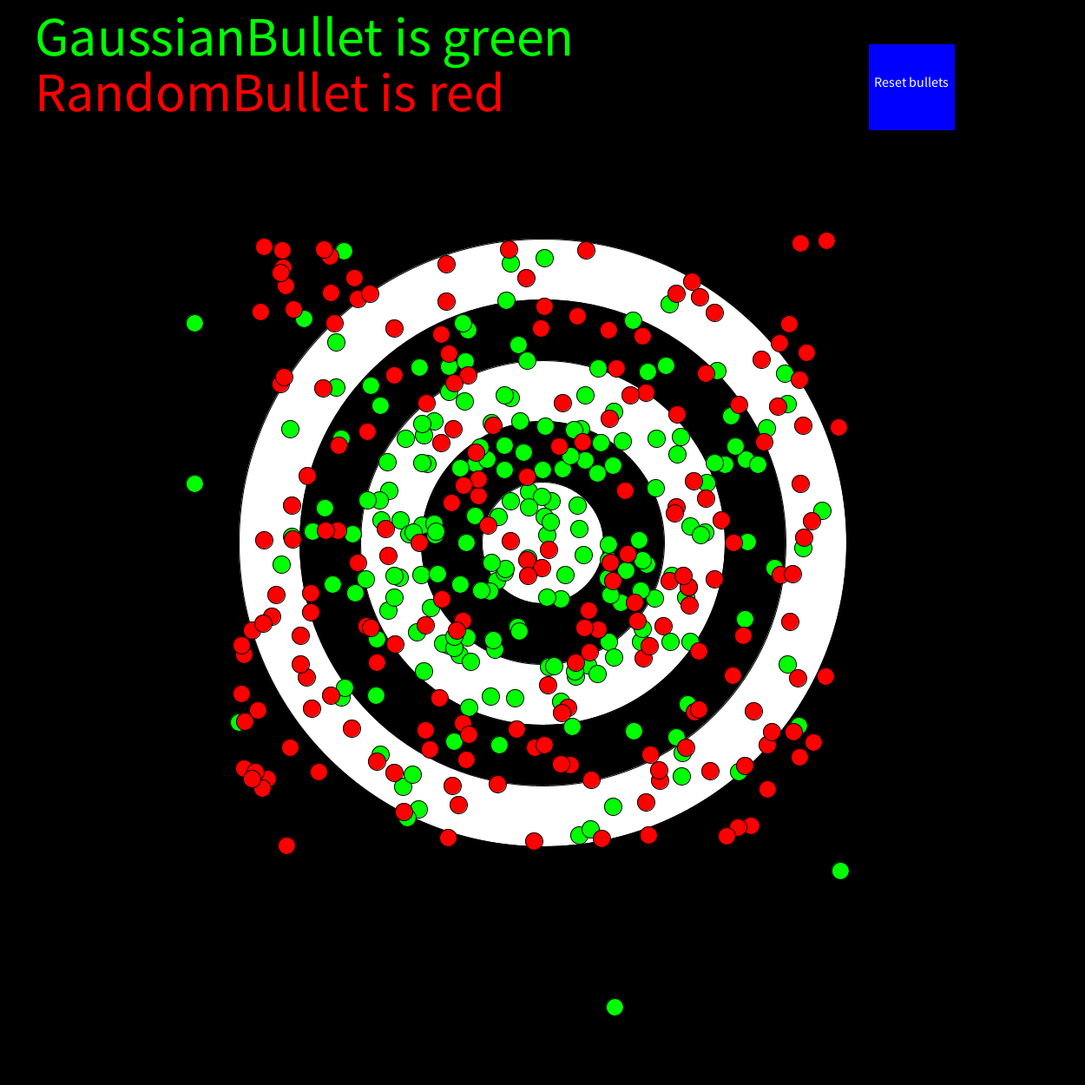
Frame 1 (no input)
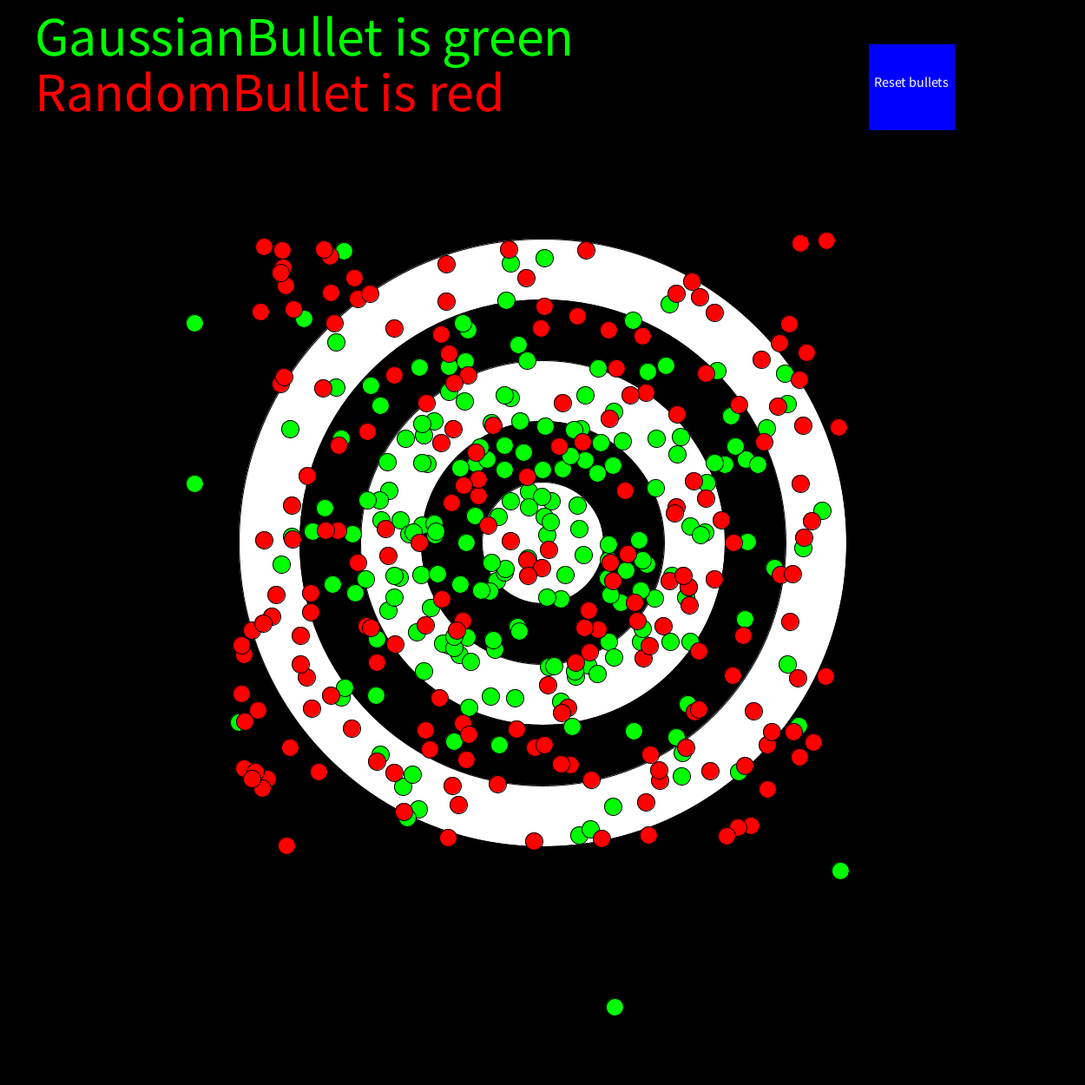
Frame 60 (the mouse pressed at the canvas centre just before this capture)
Frame 120 (the mouse held since frame 60 and released just before this capture): identical to frame 60, image omitted

The Processing sketch that drew these frames (run headless with seeded random() and noise(); from frame 60 on, the mouse is pressed at the canvas centre):

// Processing sketch: Gaussian_RNG
// ── Gaussian_RNG.pde
// Button code adopted from https://processing.org/examples/button.html

ArrayList<GaussianBullet> gaussianBullets = new ArrayList<GaussianBullet>();
ArrayList<RandomBullet> randomBullets = new ArrayList<RandomBullet>();
Target target;
Button button;
Text text;
Text text2;
int gaussianMultiplier = 150;
int numberOfBullets = 200;
int randomBulletSpread = 350;
int targetSize = 700;

void setup() {
  size(1250, 1250);
  for (int i = 0; i <numberOfBullets; i++) {
    gaussianBullets.add(new GaussianBullet(int(randomGaussian()*gaussianMultiplier), int(randomGaussian()*gaussianMultiplier)));
  }
  for (int i = 0; i <numberOfBullets; i++) {
    randomBullets.add(new RandomBullet(int(random(-randomBulletSpread, randomBulletSpread)), int(random(-randomBulletSpread, randomBulletSpread))));
  }
  target = new Target();
  button = new Button(1000, 50, 100, "Reset bullets");
  text = new Text("GaussianBullet is green", LEFT, 40, 64, 64, color(0, 255, 0));
  text2 = new Text("RandomBullet is red", LEFT, 40, 128, 64, color(255, 0, 0));
}

void draw() {
  background(0, 0, 0);
  button.update(mouseX, mouseY);
  textSize(64);
  textAlign(LEFT);
  text.update();
  text2.update();
  target.update();
  for (GaussianBullet bullet : gaussianBullets) {
    bullet.update();
  }
  for (RandomBullet bullet : randomBullets) {
    bullet.update();
  }
}

void mousePressed() {
  button.mousePress();
}

class GaussianBullet {
  IntList position;

  GaussianBullet(int x, int y) {
    position = new IntList();
    position.append(x);
    position.append(y);
  }

  void update() {
    display();
  }

  void display() {
    pushMatrix();
    translate(width/2, height/2);
    fill(0, 255, 0);
    circle(position.get(0), position.get(1), 20);
    popMatrix();
  }
}

class RandomBullet {
  IntList position;

  RandomBullet(int x, int y) {
    position = new IntList();
    position.append(x);
    position.append(y);
  }

  void update() {
    display();
  }

  void display() {
    pushMatrix();
    translate(width/2, height/2);
    fill(255, 0, 0);
    circle(position.get(0), position.get(1), 20);
    popMatrix();
  }
}

class Target {
  void update() {
    display();
  }

  void display() {
    pushMatrix();
    translate(width/2, height/2);
    fill(255, 255, 255);
    circle(0, 0, targetSize);
    fill(0, 0, 0);
    circle(0, 0, targetSize-(targetSize*1/5));
    fill(255, 255, 255);
    circle(0, 0, targetSize-(targetSize*2/5));
    fill(0, 0, 0);
    circle(0, 0, targetSize-(targetSize*3/5));
    fill(255, 255, 255);
    circle(0, 0, targetSize-(targetSize*4/5));
    popMatrix();
  }
}

class Text {
  String text;
  int align;
  int xText;
  int yText;
  int sizeText;
  color Color;

  Text(String t, int a, int x, int y, int s, color c ) {
    text = t;
    align = a;
    xText = x;
    yText = y;
    sizeText = s;
    Color = c;
  }
  void update() {
    display();
  }

  void display() {
    textSize(sizeText);
    textAlign(align);
    fill(Color);
    text(text, xText, yText);
  }
}

class Button {
  boolean rectOver = false;
  int rectX;
  int rectY;
  int rectSize;
  String text;
  Button(int x, int y, int size, String t) {
    rectX = x;
    rectY = y;
    rectSize = size;
    text = t;
  }

  void display() {
    fill(0, 0, 255);
    rect(rectX, rectY, rectSize, rectSize);
    fill(255, 255, 255);
    textSize(rectSize/6);
    textAlign(CENTER);
    text(text, rectX+rectSize/2, rectY+rectSize/2);
  }

  void update(int x, int y) {
    display();
    if ( overRect(rectX, rectY, rectSize, rectSize) ) {
      rectOver = true;
    } else {
      rectOver = false;
    }
  }

  void mousePress() {
    if (rectOver) {
      gaussianBullets.clear();
      randomBullets.clear();
      for (int i = 0; i <numberOfBullets; i++) {
        gaussianBullets.add(new GaussianBullet(int(randomGaussian()*gaussianMultiplier), int(randomGaussian()*gaussianMultiplier)));
      }
      for (int i = 0; i <numberOfBullets; i++) {
        randomBullets.add(new RandomBullet(int(random(-randomBulletSpread, randomBulletSpread)), int(random(-randomBulletSpread, randomBulletSpread))));
      }
    }
  }

  boolean overRect(int x, int y, int width, int height) {
    if (mouseX >= x && mouseX <= x+width &&
      mouseY >= y && mouseY <= y+height) {
      return true;
    } else {
      return false;
    }
  }
}
